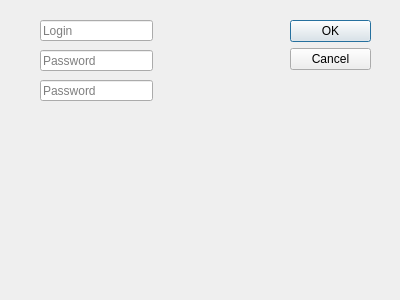
<?xml version="1.0" encoding="UTF-8"?>
<ui version="4.0">
 <class>newUserDialog</class>
 <widget class="QDialog" name="newUserDialog">
  <property name="geometry">
   <rect>
    <x>0</x>
    <y>0</y>
    <width>400</width>
    <height>300</height>
   </rect>
  </property>
  <property name="windowTitle">
   <string>Dialog</string>
  </property>
  <widget class="QDialogButtonBox" name="buttonBox">
   <property name="geometry">
    <rect>
     <x>290</x>
     <y>20</y>
     <width>81</width>
     <height>241</height>
    </rect>
   </property>
   <property name="orientation">
    <enum>Qt::Vertical</enum>
   </property>
   <property name="standardButtons">
    <set>QDialogButtonBox::Cancel|QDialogButtonBox::Ok</set>
   </property>
  </widget>
  <widget class="QLineEdit" name="newLoginEdit">
   <property name="geometry">
    <rect>
     <x>40</x>
     <y>20</y>
     <width>113</width>
     <height>21</height>
    </rect>
   </property>
   <property name="sizePolicy">
    <sizepolicy hsizetype="Ignored" vsizetype="Fixed">
     <horstretch>0</horstretch>
     <verstretch>0</verstretch>
    </sizepolicy>
   </property>
   <property name="placeholderText">
    <string>Login</string>
   </property>
  </widget>
  <widget class="QLineEdit" name="newPassEdit">
   <property name="geometry">
    <rect>
     <x>40</x>
     <y>50</y>
     <width>113</width>
     <height>21</height>
    </rect>
   </property>
   <property name="echoMode">
    <enum>QLineEdit::Password</enum>
   </property>
   <property name="placeholderText">
    <string>Password</string>
   </property>
  </widget>
  <widget class="QLineEdit" name="repeatPassEdit">
   <property name="geometry">
    <rect>
     <x>40</x>
     <y>80</y>
     <width>113</width>
     <height>21</height>
    </rect>
   </property>
   <property name="echoMode">
    <enum>QLineEdit::Password</enum>
   </property>
   <property name="placeholderText">
    <string>Password</string>
   </property>
  </widget>
 </widget>
 <resources/>
 <connections>
  <connection>
   <sender>buttonBox</sender>
   <signal>accepted()</signal>
   <receiver>newUserDialog</receiver>
   <slot>accept()</slot>
   <hints>
    <hint type="sourcelabel">
     <x>248</x>
     <y>254</y>
    </hint>
    <hint type="destinationlabel">
     <x>157</x>
     <y>274</y>
    </hint>
   </hints>
  </connection>
  <connection>
   <sender>buttonBox</sender>
   <signal>rejected()</signal>
   <receiver>newUserDialog</receiver>
   <slot>reject()</slot>
   <hints>
    <hint type="sourcelabel">
     <x>316</x>
     <y>260</y>
    </hint>
    <hint type="destinationlabel">
     <x>286</x>
     <y>274</y>
    </hint>
   </hints>
  </connection>
 </connections>
</ui>
